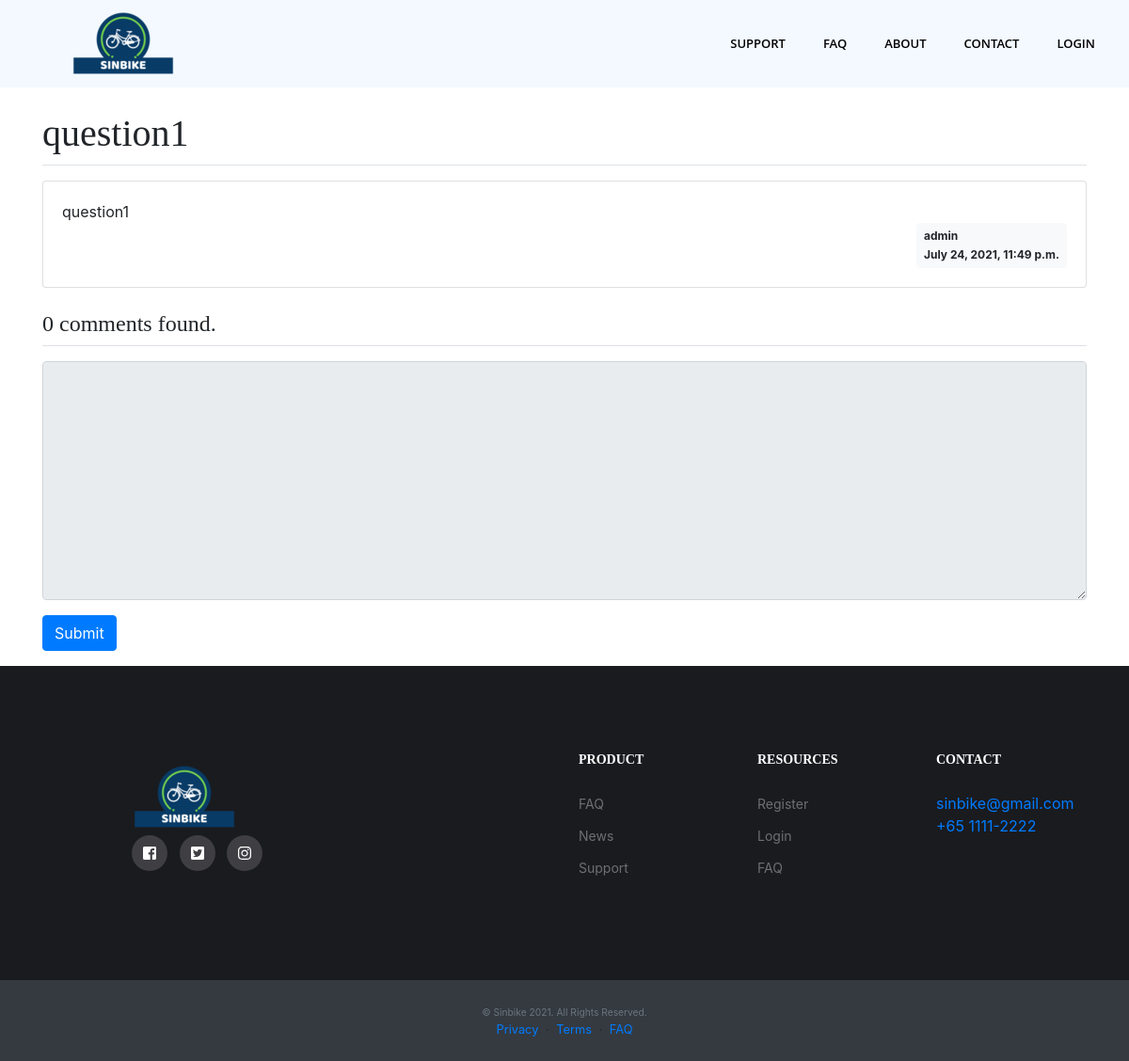
Page /support/1/ on the committed database.
### sinbike_CX/models.py (models this page shows)
class Question(models.Model):
    subject = models.CharField(max_length=200)
    content = models.TextField()
    create_date = models.DateTimeField()
    author = models.ForeignKey(User, on_delete=models.CASCADE)
    modify_date = models.DateTimeField(null=True, blank=True)

### sinbike_CX/views.py (the view)
# urls.py: path('<int:question_id>/', views.detail, name='detail'),
def detail(request, question_id):
    question = get_object_or_404(Question, pk=question_id)
    context = {'question': question}
    return render(request, 'sinbike_CX/question_detail.html', context)

### templates/sinbike_CX/question_detail.html (shortened to what this page needs)
{% extends 'base.html' %}
{% load static %}
{% block content %}
<div class="container my-3">
    <h2 class="border-bottom py-2">{{ question.subject }}</h2>
    <div class="card my-3">
        <div class="card-body">
            <div class="card-text" style="white-space: pre-line;">{{ question.content }}</div>
            <div class="d-flex justify-content-end">
                <div class="d-flex justify-content-end">
                    <div class="badge badge-light p-2 text-left">
                        <div class="mb-2">{{ question.author.username }}</div>
                        <div>{{ question.create_date }}</div>
                    </div>
                </div>
            </div>
        </div>
    </div>
    <h4 class="border-bottom my-3 py-2">{{question.answer_set.count}} comments found.</h4>
    <form action="{% url 'support:answer_create' question.id %}" method="post" class="my-3">
        <div class="form-group">
            <textarea {% if not user.is_authenticated %}disabled{% endif %}
            name="content" id="content" class="form-control" rows="10"></textarea>
        </div>
        <input type="submit" value="Submit" class="btn btn-primary">
    </form>
</div>
{% endblock %}

### static/style.css (style rules this page uses)
.container { width: 100%; padding-right: 15px; padding-left: 15px; margin-right: auto; margin-left: auto; }
body { margin: 0; font-family: -apple-system,BlinkMacSystemFont,"Segoe UI",Roboto,"Helvetica Neue",Arial,"Noto Sans",sans-serif,"Apple Color Emoji","Segoe UI Emoji","Segoe UI Symbol","Noto Color Emoji"; font-size: 1rem; font-weight: 400; line-height: 1.5; color: #212529; text-align: left; background-color: #fff; }

### static/main.css (style rules this page uses)
h1, h2, h3, h4, h5, h6 { font-family: "Playfair Display", Georgia, "Times New Roman", serif; }
.border-bottom { border-bottom: 1px solid #e5e5e5; }
h2 { font-size: 40px; line-height: 50px; }

### rows in the picture
Question: subject "question1", content "question1", author.username "admin", create_date "July 24, 2021, 11:49 p.m.", answer_set.count "0"
